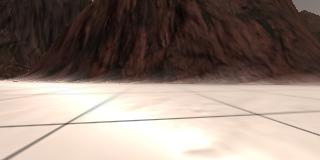
#> input picture sample_images/robot_sample1.jpg, 320 x 160 px
$ jupyter execute --allow-errors RobotSampleAndReturn.ipynb   (shell and % lines are left out)
#> lines starting #> are read from the running program, lines starting #| are printed output that depends on the picture; after the words box and inside, x2 and y2 are one past the last pixel; in counts of white or black regions, pixels touching at a corner belong together
[cell 1]
#%matplotlib notebook
import numpy as np
import pandas as pd
import os
import cv2
import matplotlib.image as mpimg
import matplotlib.pyplot as plt

# Image Thresholding

#> (a cell that did not finish here is left out)

#> (a cell that did not finish here is left out)

[cell 4]
filename = 'sample_images/robot_sample1.jpg'
image = mpimg.imread(filename)
#> image is the input picture: shape (160, 320, 3); mean R, G, B 143.8, 127.8, 118.5
plt.imshow(image)
plt.show()

[cell 5]
chan = np.copy(image)
### Red Channel (Channel 0)
chan_red = np.copy(image)
chan_red[:,:,[1,2]] = 0
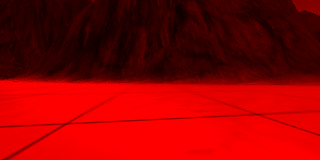
#> chan_red: shape (160, 320, 3); mean R, G, B 143.8, 0, 0

### green Channel (channel 1)
chan_green = np.copy(image)
chan_green[:,:,[0,2]] = 0
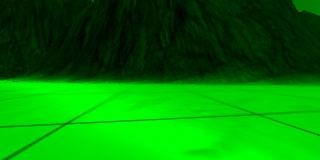
#> chan_green: shape (160, 320, 3); mean R, G, B 0, 127.8, 0

### Blue Channel (Channel 2)
chan_blue = np.copy(image)
chan_blue[:,:,[1,0]] = 0
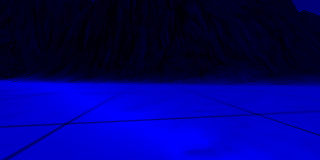
#> chan_blue: shape (160, 320, 3); mean R, G, B 0, 0, 118.5

fig = plt.figure(figsize=(12,3))
plt.subplot(131)
plt.imshow(chan_red)
plt.subplot(132)
plt.imshow(chan_green)
plt.subplot(133)
plt.imshow(chan_blue)
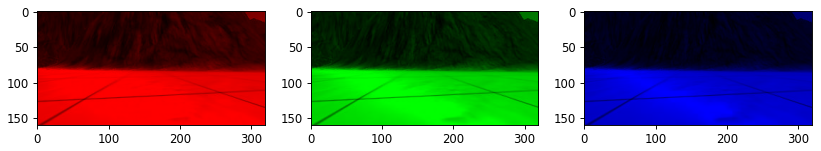
#> figure drawn by matplotlib, 3 panels

[cell 6]
def color_threshold(img, rbg_threshold = (100,100,100)):
    """
    Return Binary Image which is thresholded by thr rbg pixel vales
    given in rbg_threshold i.e. If pixel is > thres assign 1
    and if pixel is < thres assing 0
    args:
          img - img to be thresholded
          rbg_threshold - (r,g,b)
    """
    temp = np.zeros(img.shape)
    rflags_h = img[:,:,0]>rbg_threshold[0]
    gflags_h = img[:,:,1]>rbg_threshold[1]
    bflags_h = img[:,:,2]>rbg_threshold[2]

    temp[:,:,0][rflags_h] = 1
    temp[:,:,1][gflags_h] = 1
    temp[:,:,2][bflags_h] = 1
    return temp

[cell 7]
test = color_threshold(chan, rbg_threshold = (100,100,100))
#> in color_threshold, `rflags_h = img[:,:,0]>rbg_threshold[0]`:
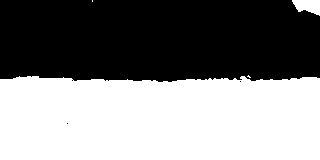
#> rflags_h: shape (160, 320) bool; 51.2% white; 3 black regions (2 under 20 px), largest, box (x1, y1, x2, y2) and area: (0, 0, 320, 82) 24992
#> in color_threshold, `gflags_h = img[:,:,1]>rbg_threshold[1]`: gflags_h: shape (160, 320) bool; 50% white; 3 white regions (1 under 20 px), largest, box (x1, y1, x2, y2) and area: (0, 77, 320, 160) 25271, (292, 0, 320, 16) 309
#> in color_threshold, `bflags_h = img[:,:,2]>rbg_threshold[2]`: bflags_h: shape (160, 320) bool; 49.5% white; 3 white regions (1 under 20 px), largest, box (x1, y1, x2, y2) and area: (0, 78, 320, 160) 25050, (292, 0, 320, 16) 298
plt.imshow(test)

# Perspective Transform

[cell 8]
os.listdir()

[cell 9]
#%matplotlib notebook
#%matplotlib notebook
grid_sample1 = plt.imread('sample_images/robot_sample1.jpg')
plt.imshow(grid_sample1)
### (H, W, D)
plt.show()

[cell 10]
offset = 10
dst_size = 20
img = np.copy(grid_sample1)
s =img.shape
#> s = (160, 320, 3)

[cell 11]
def perspective_transform(img, src, dst):
    M = cv2.getPerspectiveTransform(src,dst)
    warp = cv2.warpPerspective(img, M, (img.shape[1], img.shape[0]))
    return warp
### SOUCRE POINTS Reference points from Original Image
ref_points = np.float32([ [192.114,92.2649], [120.284, 93.013], [66.5331,121.781], [255.78,113.178]])
### Where do i want then to be (Destination points)
dst = np.float32([[s[1]/2-dst_size, s[0] - offset- (2*dst_size)],
                  [s[1]/2+dst_size, s[0] - offset- (2*dst_size)],
                  [s[1]/2+dst_size, s[0] - offset ],
                  [s[1]/2-dst_size, s[0] - offset ]]
                )
warped = perspective_transform(img, ref_points,dst)
bin_img = color_threshold(warped)
#> call 2 of color_threshold, with rbg_threshold = (100, 100, 100)
#> in color_threshold (call 2), `rflags_h = img[:,:,0]>rbg_threshold[0]`:
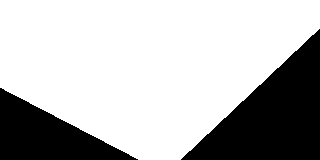
#> rflags_h: shape (160, 320) bool; 72.2% white; 2 black regions, box (x1, y1, x2, y2) and area: (181, 29, 320, 160) 9183, (0, 88, 138, 160) 5031
#> in color_threshold (call 2), `gflags_h = img[:,:,1]>rbg_threshold[1]`: gflags_h: shape (160, 320) bool; 72.2% white; 2 black regions, box (x1, y1, x2, y2) and area: (181, 29, 320, 160) 9185, (0, 88, 138, 160) 5031
#> in color_threshold (call 2), `bflags_h = img[:,:,2]>rbg_threshold[2]`: bflags_h: shape (160, 320) bool; 72.2% white; 2 black regions, box (x1, y1, x2, y2) and area: (181, 29, 320, 160) 9188, (0, 88, 138, 160) 5034
### Highlight the boxes

cv2.polylines(img, np.int32([ref_points]), True, (0,0,255), 3 )
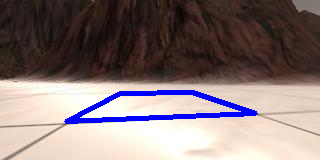
#> img: shape (160, 320, 3); 3.73% of pixels changed, all inside (x1, y1, x2, y2) = (64, 90, 258, 124)
cv2.polylines(warped, np.int32([dst]), True, (0,0,255), 3 )
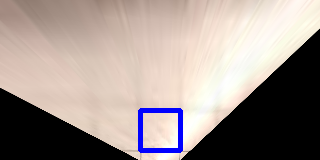
#> warped: shape (160, 320, 3); mean R, G, B 158.6, 146.3, 141.1
cv2.polylines(bin_img, np.int32([dst]), True, (0,0,255), 3 )
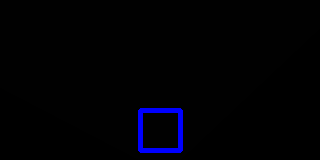
#> bin_img: shape (160, 320, 3) float64; mean R, G, B 0.7, 0.7, 4.6
f, (ax1,ax2, ax3) = plt.subplots(1,3, figsize=(24,6), sharey =True)
f.tight_layout()
ax1.imshow(img)
ax1.set_title('Original Image', fontsize =40)
ax2.imshow(warped, cmap='gray')
ax2.set_title('Result', fontsize =40)
ax3.imshow(bin_img)
ax3.set_title('Binary Image', fontsize = 40)
plt.subplots_adjust(left=0.0, right =1, top=0.9, bottom =0.0)
plt.show()
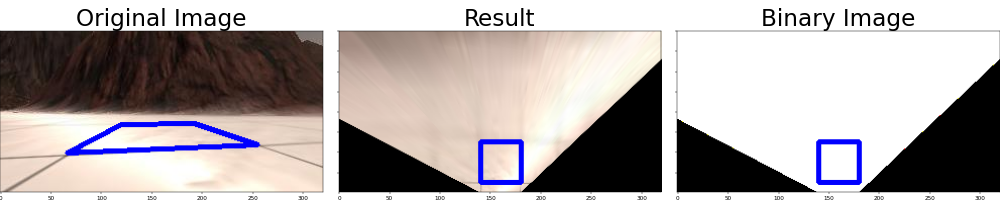
#> figure drawn by matplotlib, 3 panels

$ run again, with sample_images/robot_sample2.jpg copied over sample_images/robot_sample1.jpg
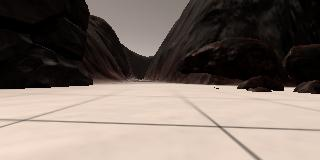
#> input picture sample_images/robot_sample2.jpg, 320 x 160 px
#> image is the input picture: shape (160, 320, 3); mean R, G, B 123.1, 110.8, 102.9
#> in color_threshold, `rflags_h = img[:,:,0]>rbg_threshold[0]`:
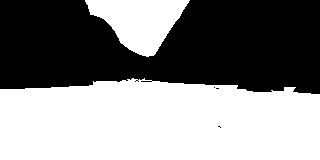
#> rflags_h: shape (160, 320) bool; 53% white; 4 black regions (3 under 20 px), largest, box (x1, y1, x2, y2) and area: (0, 0, 320, 94) 24065
#> gflags_h: shape (160, 320) bool; 52.8% white; 6 black regions (5 under 20 px), largest, box (x1, y1, x2, y2) and area: (0, 0, 320, 94) 24138
#> bflags_h: shape (160, 320) bool; 52.7% white; 19 black regions (18 under 20 px), largest, box (x1, y1, x2, y2) and area: (0, 0, 320, 94) 24160
#> rflags_h: shape (160, 320) bool; 47.8% white; 1 white region, box (x1, y1, x2, y2) and area: (3, 0, 263, 160) 24449
#> gflags_h: shape (160, 320) bool; 46.9% white; 1 white region, box (x1, y1, x2, y2) and area: (6, 0, 263, 160) 23996
#> bflags_h: shape (160, 320) bool; 46.4% white; 1 white region, box (x1, y1, x2, y2) and area: (6, 0, 263, 160) 23760
#> img: shape (160, 320, 3); 3.73% of pixels changed, all inside (x1, y1, x2, y2) = (64, 90, 258, 124)
#> warped: shape (160, 320, 3); mean R, G, B 105.2, 94.3, 91.1
#> `plt.show()`:
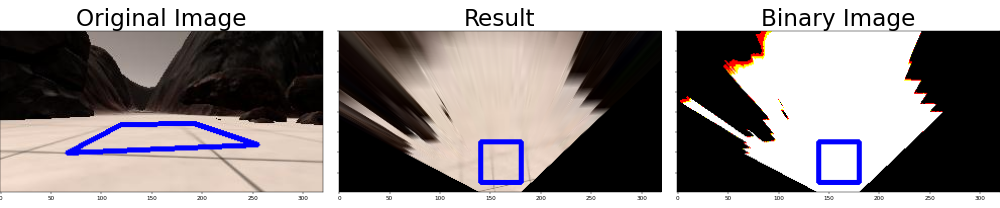
#> figure drawn by matplotlib, 3 panels

$ run again, with sample_images/example_grid1.jpg copied over sample_images/robot_sample1.jpg
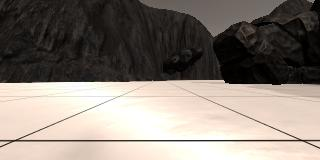
#> input picture sample_images/example_grid1.jpg, 320 x 160 px
#> image is the input picture: shape (160, 320, 3); mean R, G, B 135.1, 126.3, 118.3
#> rflags_h: shape (160, 320) bool; 52.6% white; 40 black regions (38 under 20 px), largest, box (x1, y1, x2, y2) and area: (0, 0, 320, 85) 23859, (0, 137, 320, 144) 340
#> gflags_h: shape (160, 320) bool; 51.5% white; 47 black regions (45 under 20 px), largest, box (x1, y1, x2, y2) and area: (0, 0, 320, 85) 24401, (0, 136, 320, 147) 362
#> bflags_h: shape (160, 320) bool; 50.2% white; 49 black regions (47 under 20 px), largest, box (x1, y1, x2, y2) and area: (0, 0, 320, 85) 24995, (0, 132, 320, 149) 391
#> rflags_h: shape (160, 320) bool; 72.2% white; 5 black regions (3 under 20 px), largest, box (x1, y1, x2, y2) and area: (181, 29, 320, 160) 9184, (0, 88, 138, 160) 5035
#> gflags_h: shape (160, 320) bool; 72.2% white; 6 black regions (4 under 20 px), largest, box (x1, y1, x2, y2) and area: (181, 29, 320, 160) 9187, (0, 88, 138, 160) 5036
#> bflags_h: shape (160, 320) bool; 72.2% white; 7 black regions (5 under 20 px), largest, box (x1, y1, x2, y2) and area: (181, 29, 320, 160) 9188, (0, 88, 138, 160) 5040
#> img: shape (160, 320, 3); 3.73% of pixels changed, all inside (x1, y1, x2, y2) = (64, 90, 258, 124)
#> warped: shape (160, 320, 3); mean R, G, B 163.6, 153.8, 148.6
#> `plt.show()`:
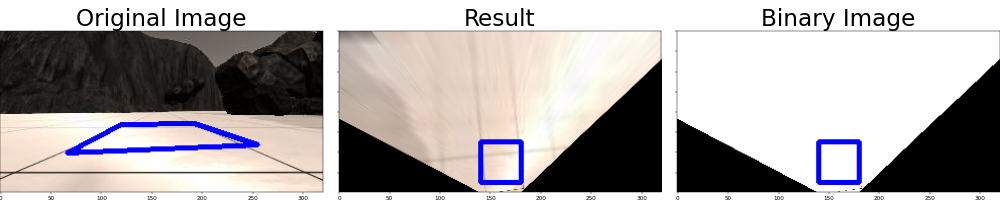
#> figure drawn by matplotlib, 3 panels
